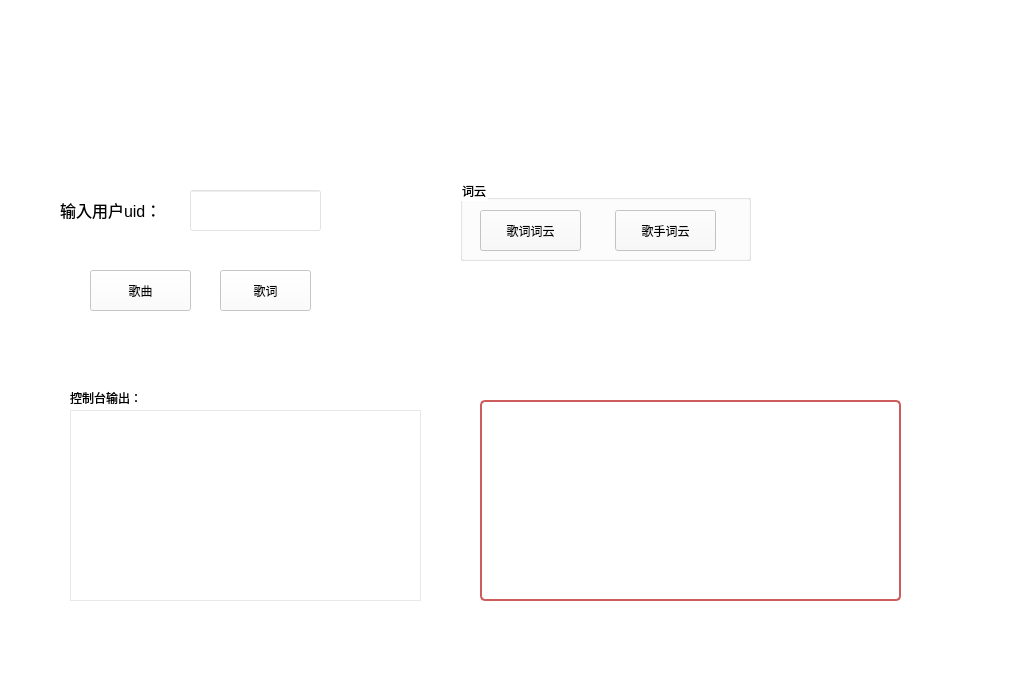
<?xml version="1.0" encoding="UTF-8"?>
<ui version="4.0">
 <class>MainWindow</class>
 <widget class="QMainWindow" name="MainWindow">
  <property name="geometry">
   <rect>
    <x>0</x>
    <y>0</y>
    <width>1025</width>
    <height>700</height>
   </rect>
  </property>
  <property name="windowTitle">
   <string>MainWindow</string>
  </property>
  <property name="styleSheet">
   <string notr="true">background-color: rgba(255, 255, 255, 200);</string>
  </property>
  <widget class="QWidget" name="centralwidget">
   <widget class="QPushButton" name="lyricSpider_Button">
    <property name="geometry">
     <rect>
      <x>220</x>
      <y>270</y>
      <width>91</width>
      <height>41</height>
     </rect>
    </property>
    <property name="styleSheet">
     <string notr="true">font: 13pt &quot;微软雅黑&quot;;</string>
    </property>
    <property name="text">
     <string>歌词</string>
    </property>
   </widget>
   <widget class="QPushButton" name="cloudLyric_Button">
    <property name="geometry">
     <rect>
      <x>480</x>
      <y>210</y>
      <width>101</width>
      <height>41</height>
     </rect>
    </property>
    <property name="styleSheet">
     <string notr="true">font: 13pt &quot;微软雅黑&quot;;</string>
    </property>
    <property name="text">
     <string>歌词词云</string>
    </property>
   </widget>
   <widget class="QPushButton" name="musicSpider_Button">
    <property name="geometry">
     <rect>
      <x>90</x>
      <y>270</y>
      <width>101</width>
      <height>41</height>
     </rect>
    </property>
    <property name="styleSheet">
     <string notr="true">font: 13pt &quot;微软雅黑&quot;;</string>
    </property>
    <property name="text">
     <string>歌曲</string>
    </property>
    <property name="autoRepeat">
     <bool>false</bool>
    </property>
    <property name="autoExclusive">
     <bool>false</bool>
    </property>
   </widget>
   <widget class="QLineEdit" name="user_idEdit">
    <property name="geometry">
     <rect>
      <x>190</x>
      <y>190</y>
      <width>131</width>
      <height>41</height>
     </rect>
    </property>
    <property name="styleSheet">
     <string notr="true">background-color: rgba(255, 255, 255, 100);
font: 13pt &quot;微软雅黑&quot;;</string>
    </property>
   </widget>
   <widget class="QLabel" name="user_label">
    <property name="geometry">
     <rect>
      <x>60</x>
      <y>190</y>
      <width>141</width>
      <height>41</height>
     </rect>
    </property>
    <property name="styleSheet">
     <string notr="true">font: 13pt &quot;微软雅黑&quot;;
border: none;
background-color: none;</string>
    </property>
    <property name="text">
     <string>&lt;html&gt;&lt;head/&gt;&lt;body&gt;&lt;p&gt;&lt;span style=&quot; font-size:12pt;&quot;&gt;输入用户uid：&lt;/span&gt;&lt;/p&gt;&lt;/body&gt;&lt;/html&gt;</string>
    </property>
   </widget>
   <widget class="QPushButton" name="cloudArtist_Button">
    <property name="geometry">
     <rect>
      <x>615</x>
      <y>210</y>
      <width>101</width>
      <height>41</height>
     </rect>
    </property>
    <property name="styleSheet">
     <string notr="true">font: 13pt &quot;微软雅黑&quot;;</string>
    </property>
    <property name="text">
     <string>歌手词云</string>
    </property>
   </widget>
   <widget class="QTextBrowser" name="textBrowser">
    <property name="geometry">
     <rect>
      <x>70</x>
      <y>410</y>
      <width>351</width>
      <height>191</height>
     </rect>
    </property>
    <property name="styleSheet">
     <string notr="true">background-color: rgba(255, 255, 255, 100);</string>
    </property>
    <property name="html">
     <string>&lt;!DOCTYPE HTML PUBLIC &quot;-//W3C//DTD HTML 4.0//EN&quot; &quot;http://www.w3.org/TR/REC-html40/strict.dtd&quot;&gt;
&lt;html&gt;&lt;head&gt;&lt;meta name=&quot;qrichtext&quot; content=&quot;1&quot; /&gt;&lt;style type=&quot;text/css&quot;&gt;
p, li { white-space: pre-wrap; }
&lt;/style&gt;&lt;/head&gt;&lt;body style=&quot; font-family:'SimSun'; font-size:9.07563pt; font-weight:400; font-style:normal;&quot;&gt;
&lt;p style=&quot;-qt-paragraph-type:empty; margin-top:0px; margin-bottom:0px; margin-left:0px; margin-right:0px; -qt-block-indent:0; text-indent:0px; font-size:9.07563pt;&quot;&gt;&lt;br /&gt;&lt;/p&gt;&lt;/body&gt;&lt;/html&gt;</string>
    </property>
   </widget>
   <widget class="QLabel" name="tittle_label">
    <property name="geometry">
     <rect>
      <x>0</x>
      <y>0</y>
      <width>1031</width>
      <height>141</height>
     </rect>
    </property>
    <property name="styleSheet">
     <string notr="true">background-image: url(:/icon/icon/bg.jpg);</string>
    </property>
    <property name="text">
     <string/>
    </property>
   </widget>
   <widget class="QLabel" name="cloud_label">
    <property name="geometry">
     <rect>
      <x>480</x>
      <y>400</y>
      <width>421</width>
      <height>201</height>
     </rect>
    </property>
    <property name="styleSheet">
     <string notr="true">border-radius:5px;
background-color: rgb(255, 255, 255);
border: 2px solid rgb(205, 92, 92, 255);</string>
    </property>
    <property name="text">
     <string/>
    </property>
   </widget>
   <widget class="QLabel" name="label">
    <property name="geometry">
     <rect>
      <x>70</x>
      <y>390</y>
      <width>101</width>
      <height>16</height>
     </rect>
    </property>
    <property name="styleSheet">
     <string notr="true">font: 9pt &quot;微软雅黑&quot;;</string>
    </property>
    <property name="text">
     <string>控制台输出：</string>
    </property>
   </widget>
   <widget class="QGroupBox" name="groupBox">
    <property name="geometry">
     <rect>
      <x>460</x>
      <y>180</y>
      <width>291</width>
      <height>81</height>
     </rect>
    </property>
    <property name="styleSheet">
     <string notr="true">background-color: rgba(255, 255, 255, 0);</string>
    </property>
    <property name="title">
     <string>词云</string>
    </property>
   </widget>
   <zorder>lyricSpider_Button</zorder>
   <zorder>cloudLyric_Button</zorder>
   <zorder>user_idEdit</zorder>
   <zorder>user_label</zorder>
   <zorder>musicSpider_Button</zorder>
   <zorder>cloudArtist_Button</zorder>
   <zorder>textBrowser</zorder>
   <zorder>tittle_label</zorder>
   <zorder>cloud_label</zorder>
   <zorder>label</zorder>
   <zorder>groupBox</zorder>
  </widget>
  <widget class="QStatusBar" name="statusbar"/>
 </widget>
 <tabstops>
  <tabstop>user_idEdit</tabstop>
  <tabstop>musicSpider_Button</tabstop>
  <tabstop>lyricSpider_Button</tabstop>
  <tabstop>cloudLyric_Button</tabstop>
 </tabstops>
 <resources>
  <include location="icon.qrc"/>
 </resources>
 <connections/>
</ui>
